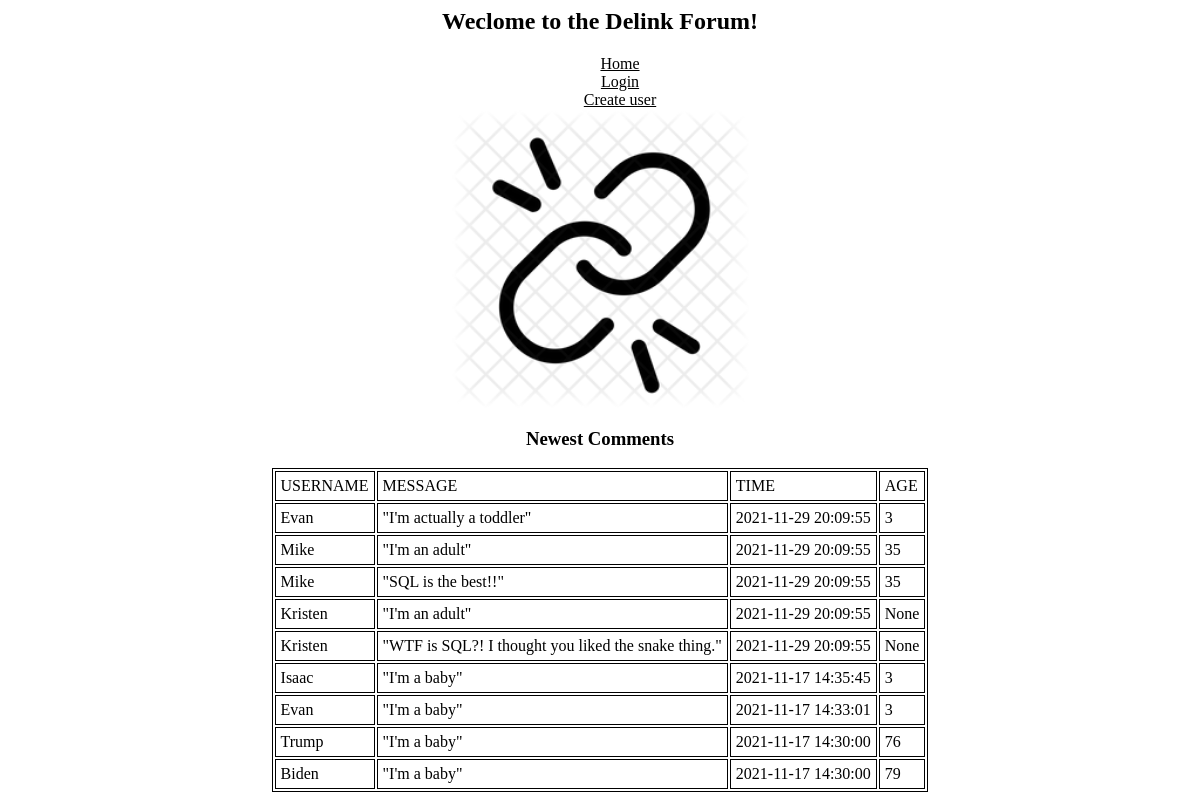
The page / on the database its author committed.
### tables this page shows
CREATE TABLE users (
    id INTEGER PRIMARY KEY,
    username TEXT NOT NULL UNIQUE,
    password TEXT NOT NULL,
    age INTEGER
);

CREATE TABLE messages (
    id integer primary key,
    sender_id integer not null,
    message text not null,
    created_at timestamp not null default current_timestamp
    );

### final/final.py (the view)
@app.route('/')
def root():
    print_debug_info()
    messages = []
    con = sqlite3.connect(args.db_file)
    cur = con.cursor()
    cur.execute('''SELECT * FROM messages ORDER BY created_at DESC''')
    for row in cur.fetchall():
        cur.execute('''SELECT * FROM users where id =''' + str(row[1]))
        for row2 in cur.fetchall():
            message_dic = {
            'Username' : row2[1],
            'Message' : row[2],
            'Time' : row[3],
            'Age' : row2[3]
            }
            messages.append(message_dic)
    username = request.cookies.get('username')
    password = request.cookies.get('password')
    is_logged_in = is_valid_login(con, username, password)
    return render_template('root.html', messages = messages, is_logged_in=is_logged_in)

### final/final.py (called while the page is built)
def print_debug_info():
    print("request.args.get('username')=",request.args.get('username'))
    print("request.args.get('password')=",request.args.get('password'))
    print("request.form.get('username')=",request.form.get('username'))
    print("request.form.get('password')=",request.form.get('password'))
    print("request.cookies.get('username')=",request.cookies.get('username'))
    print("request.cookies.get('password')=",request.cookies.get('password'))

def is_valid_login(con, username, password):
    sql = """
    SELECT username,password
    FROM users
    WHERE username=? --- Question mark means that we dont know what it is, but will come later
      AND password=?;
    """
    print('is_valid_login: sql=',sql)
    cur = con.cursor()
    cur.execute(sql, [username,password]) #the bracket is parameter
    rows = cur.fetchall()
    if len(list(rows))==0:
        return False
    else:
        return True

### final/templates/root.html (shortened to what this page needs)
<head>
    <link rel="stylesheet" href="/static/database.css">
</head>
<body>
    {% extends 'base.html' %}
{% block title %}
<div class="center">
    <p><strong><h2>Weclome to the Delink Forum!</h2></strong></p>
{% endblock %}
{% block content %}
    <img src="/static/delink.png" width=300px length=600px alt= "Your image did not load :("/>
    <p><h3><b>Newest Comments</b></h3></p>
</div>
    <table id="center_table" border=1 cellpadding=5>
        <td>USERNAME</td><td>MESSAGE</td><td>TIME</td><td>AGE</td>
        {% for message in messages %}
        <tr>
            <td>{{message['Username']}}</td><td>"{{message['Message']}}"</td><td>{{message['Time']}}</td><td>{{message['Age']}}</td>
        </tr>
        {% endfor %}
    </table>
{% endblock %}

### final/templates/base.html (shortened to what this page needs)
<html>
    <head>
        <link rel="stylesheet" href="/static/database.css">
    </head>
    <body>
        {% block title %}
        {% endblock %}
        <div class="center">
            <ul>
                <li><a href='/'>Home</a></li>
                {% if is_logged_in %}
                <li><a href='/logout'>Logout</a></li>
                <li><a href='/create_message'>Create message</a></li>
                {% else %}
                <li><a href='/login'>Login</a></li>
                <li><a href='/create_user'>Create user</a></li>
                {% endif %}
            </ul>
        </div>
        {% block content %}
        {% endblock %}
    </body>
</html>

### final/static/database.css (style rules this page uses)
ul { list-style-type: none; margin: 0; }
table, th, td { border: 1.0px solid black; }
a { color: black; }
.center { text-align:center; }
#center_table { margin-left: auto; margin-right: auto; }

### rows shown on the page
users: Username "Evan" "Evan"
messages: Message "I'm actually a toddler", Time "2021-11-29 20:09:55"
users: Username "Mike" "Mike"
messages: Message "I'm an adult", Time "2021-11-29 20:09:55"
messages: Message "SQL is the best!!", Time "2021-11-29 20:09:55"
users: Username "Kristen" "Kristen"
messages: Message "I'm an adult", Time "2021-11-29 20:09:55"
messages: Message "WTF is SQL?! I thought you liked the snake thing.", Time "2021-11-29 20:09:55"
users: Username "Isaac"
messages: Message "I'm a baby", Time "2021-11-17 14:35:45"
messages: Message "I'm a baby", Time "2021-11-17 14:33:01"
users: Username "Trump"
messages: Message "I'm a baby", Time "2021-11-17 14:30:00"
users: Username "Biden"
messages: Message "I'm a baby", Time "2021-11-17 14:30:00"

### other values the page prints
{{ message['Age'] }} "3" "35" "35" "None" "None" "3" "3" "76" "79"
